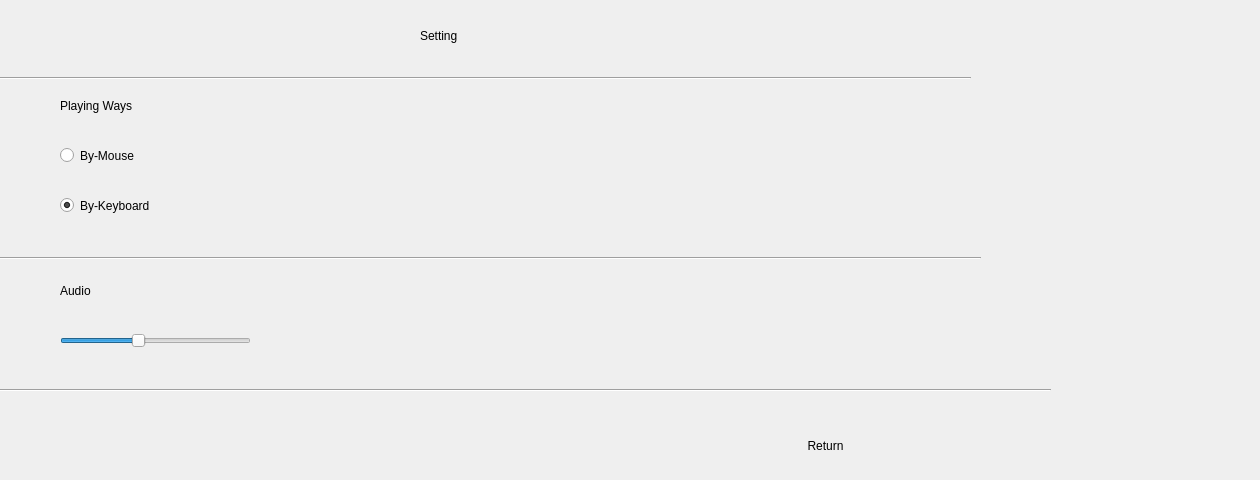
   <widget class="QWidget" name="Setting">
    <widget class="QLabel" name="label_2">
     <property name="geometry">
      <rect>
       <x>60</x>
       <y>270</y>
       <width>121</width>
       <height>41</height>
      </rect>
     </property>
     <property name="styleSheet">
      <string notr="true">font: 75 italic 15pt &quot;Nueva Std&quot;;</string>
     </property>
     <property name="text">
      <string>Audio</string>
     </property>
    </widget>
    <widget class="Line" name="line_3">
     <property name="geometry">
      <rect>
       <x>-200</x>
       <y>380</y>
       <width>1251</width>
       <height>20</height>
      </rect>
     </property>
     <property name="orientation">
      <enum>Qt::Horizontal</enum>
     </property>
    </widget>
    <widget class="Line" name="line">
     <property name="geometry">
      <rect>
       <x>0</x>
       <y>250</y>
       <width>981</width>
       <height>16</height>
      </rect>
     </property>
     <property name="orientation">
      <enum>Qt::Horizontal</enum>
     </property>
    </widget>
    <widget class="QPushButton" name="pushButton_3">
     <property name="geometry">
      <rect>
       <x>750</x>
       <y>420</y>
       <width>151</width>
       <height>51</height>
      </rect>
     </property>
     <property name="styleSheet">
      <string notr="true">font: 75 italic 20pt &quot;Yu Mincho Demibold&quot;;</string>
     </property>
     <property name="text">
      <string>Return</string>
     </property>
     <property name="flat">
      <bool>true</bool>
     </property>
    </widget>
    <widget class="Line" name="line_2">
     <property name="geometry">
      <rect>
       <x>0</x>
       <y>70</y>
       <width>971</width>
       <height>16</height>
      </rect>
     </property>
     <property name="orientation">
      <enum>Qt::Horizontal</enum>
     </property>
    </widget>
    <widget class="QLabel" name="label">
     <property name="geometry">
      <rect>
       <x>60</x>
       <y>90</y>
       <width>211</width>
       <height>31</height>
      </rect>
     </property>
     <property name="styleSheet">
      <string notr="true">font: 75 italic 15pt &quot;Nueva Std&quot;;</string>
     </property>
     <property name="text">
      <string>Playing Ways</string>
     </property>
    </widget>
    <widget class="QRadioButton" name="radioButton">
     <property name="geometry">
      <rect>
       <x>60</x>
       <y>140</y>
       <width>181</width>
       <height>31</height>
      </rect>
     </property>
     <property name="styleSheet">
      <string notr="true">font: 75 11pt &quot;Microsoft YaHei UI&quot;;</string>
     </property>
     <property name="text">
      <string>By-Mouse</string>
     </property>
    </widget>
    <widget class="QRadioButton" name="radioButton_2">
     <property name="geometry">
      <rect>
       <x>60</x>
       <y>190</y>
       <width>241</width>
       <height>31</height>
      </rect>
     </property>
     <property name="styleSheet">
      <string notr="true">font: 75 11pt &quot;Microsoft YaHei UI&quot;;</string>
     </property>
     <property name="text">
      <string>By-Keyboard</string>
     </property>
     <property name="checked">
      <bool>true</bool>
     </property>
    </widget>
    <widget class="QSlider" name="Audio">
     <property name="geometry">
      <rect>
       <x>60</x>
       <y>330</y>
       <width>191</width>
       <height>22</height>
      </rect>
     </property>
     <property name="styleSheet">
      <string notr="true"/>
     </property>
     <property name="singleStep">
      <number>7</number>
     </property>
     <property name="value">
      <number>40</number>
     </property>
     <property name="orientation">
      <enum>Qt::Horizontal</enum>
     </property>
    </widget>
    <widget class="QLabel" name="Title">
     <property name="geometry">
      <rect>
       <x>420</x>
       <y>10</y>
       <width>121</width>
       <height>51</height>
      </rect>
     </property>
     <property name="styleSheet">
      <string notr="true">font: 75 italic 20pt &quot;Yu Mincho Demibold&quot;;</string>
     </property>
     <property name="text">
      <string>Setting</string>
     </property>
    </widget>
   </widget>
